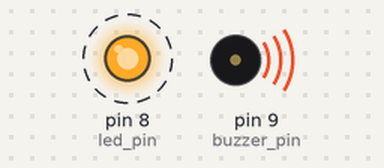
This sketch was run on a simulated Arduino Uno, built with avr-gcc and run on an emulated ATmega328P. Shown: output pins drawn as LEDs (lit = HIGH), buzzer (waves = sounding, pin HIGH). Dashed ring = blinking.

Above: at 0.2 s.
Timing chart, 0 to 4.0 s (numbered marks = the images above):
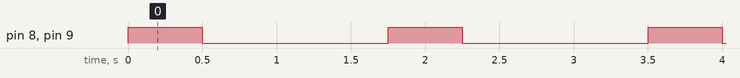

The sketch:

LED_BUZZER.ino
```cpp
#define led_pin 8
#define buzzer_pin 9  // Define the buzzer pin

void setup() {
  pinMode(led_pin, OUTPUT);
  pinMode(buzzer_pin, OUTPUT);  // Set buzzer pin as OUTPUT
}

void loop() {
  digitalWrite(led_pin, HIGH);  // Turn the LED on
  digitalWrite(buzzer_pin, HIGH); // Turn the buzzer on
  delay(500);

  digitalWrite(led_pin, LOW);   // Turn the LED off
  digitalWrite(buzzer_pin, LOW); // Turn the buzzer off
  delay(1250);
}
```

Measured:
- by itself, pin 8 (led_pin), pin 9 (buzzer_pin): alternates HIGH for 0.50 s and LOW for 1.3 s
